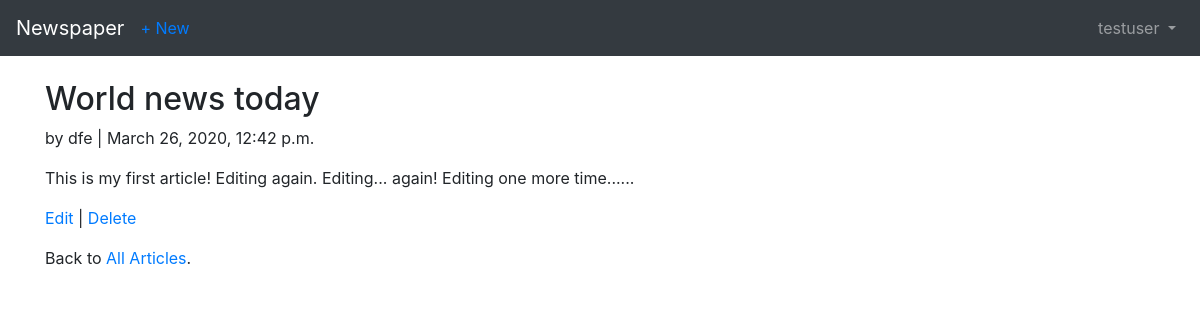
The app's page /articles/2/ (signed in) with its own data.
### users/models.py (models this page shows)
class CustomUser(AbstractUser):
    age = models.PositiveIntegerField(null=True, blank=True)

### articles/models.py (models this page shows, shortened)
class Article(models.Model):
    title = models.CharField(max_length=255)
    body = models.TextField()
    date = models.DateTimeField(auto_now_add=True)
    author = models.ForeignKey(
        get_user_model(),
        on_delete=models.CASCADE,
    )

### articles/views.py (the view)
class ArticleDetailView(LoginRequiredMixin, DetailView): # new
    model = Article
    template_name = 'article_detail.html'
    login_url = 'login'                                 #  new

### templates/article_detail.html
{% extends 'base.html' %}
{% block content %}
<div class="article-entry">
  <h2>{{ object.title }}</h2>
    <p>by {{ object.author }} | {{ object.date }}</p>
    <p>{{ object.body }}</p>
  </div>
  <p><a href="{% url 'article_edit' article.pk %}">Edit</a> |
    <a href="{% url 'article_delete' article.pk %}">Delete</a></p>
  <p>Back to <a href="{% url 'article_list' %}">All Articles</a>.</p>
{% endblock content %}

### templates/base.html (shortened to what this page needs)
<!doctype html>
<html lang="en">
<head>
<link rel="stylesheet" href="https://stackpath.bootstrapcdn.com/bootstrap/4.1.3/css/bootstrap.min.css"
integrity="sha384-MCw98/SFnGE8fJT3GXwEOngsV7Zt27NXFoaoApmYm81iuXoPkFOJwJ8ERdknLPMO"
crossorigin="anonymous">
</head>
<body>
  <nav class="navbar navbar-expand-md navbar-dark bg-dark mb-4">
    <a class="navbar-brand" href="{% url 'home' %}">Newspaper</a>
    {% if user.is_authenticated %}
      <ul class="navbar-nav mr-auto">
        <li class="nav-item"><a href="{% url 'article_new' %}">+ New</a></li>
      </ul>
    {% endif %}
    <div class="collapse navbar-collapse" id="navbarCollapse">
      {% if user.is_authenticated %}
        <ul class="navbar-nav ml-auto">
          <li class="nav-item">
            <a class="nav-link dropdown-toggle" href="#" id="userMenu"
              data-toggle="dropdown" aria-haspopup="true"
              aria-expanded="false">
              {{ user.username }}
            </a>
          </li>
        </ul>
        {% endif %}
    </div>
</nav>
<div class="container">
  {% block content %}
  {% endblock content %}
</div>
</body>
</html>

### records on screen
CustomUser: username "testuser"
Article: title "World news today", author "dfe", date "March 26, 2020, 12:42 p.m.", body "This is my first article! Editing again. Editing... again! Editing one more time......"
